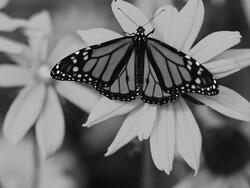
#> input picture citra1.jpg, 250 x 188 px, found by its file name
$ jupyter execute PCD_Assignment02.ipynb
#> lines starting #> are read from the running program, lines starting #| are printed output that depends on the picture
<a href="https://colab.research.google.com/github/dwiiittt/Tugas-Pengolahan-Citra-Digital/blob/main/PCD_Assignment02.ipynb" target="_parent"></a>

# PCD_Assignment02

Dwi Gusna

## 1. Convolution Function

[cell 1]
import cv2
import numpy as np
import matplotlib.pyplot as plt

def konvolusi(image, kernel):

    # Mengambil dimensi dari citra dan kernel
    image_height, image_width = image.shape
    kernel_height, kernel_width = kernel.shape

    # Menghitung ukuran padding yang dibutuhkan
    pad_h = kernel_height // 2
    pad_w = kernel_width // 2

    # Membuat citra baru dengan padding nol (menggunakan bantuan NumPy untuk ini)
    padded_image = np.pad(image, ((pad_h, pad_h), (pad_w, pad_w)), mode='constant', constant_values=0)

    # Inisialisasi citra keluaran
    output_image = np.zeros_like(image, dtype='float32')


    # Melakukan iterasi pada setiap piksel di citra asli
    for y in range(image_height):
        for x in range(image_width):
            # Mengekstrak bagian citra  yang tumpang tindih dengan kernel
            vp = padded_image[y : y + kernel_height, x : x + kernel_width]

            # Melakukan perkalian elemen-demi-elemen antara pixel dan kernel
            # lalu menjumlahkan semua hasilnya untuk mendapatkan satu nilai piksel.
            output_pixel = np.sum(vp * kernel)

            # Menyimpan hasil perhitungan ke citra keluaran
            output_image[y, x] = output_pixel

    return output_image

# --- Langkah 1: Memuat Gambar ---

img = cv2.imread('/content/citra1.jpg', cv2.IMREAD_GRAYSCALE)
#> img is the input picture: shape (188, 250); min 0, max 255, mean 113.2


# --- Langkah 2: Definisikan Kernel ---
kernel_sharpen = np.array([
    [ 0, -1,  0],
    [-1,  5, -1],
    [ 0, -1,  0]
])

# --- Langkah 3: Panggil Fungsi Konvolusi ---
print("Memulai proses konvolusi ...")
sharpened_image = konvolusi(img, kernel_sharpen)
#> after the loop in konvolusi, `for y in range(image_height):`:
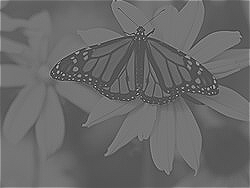
#> output_image: shape (188, 250) float32; min -401, max 848, mean 115.2; drawn with min black and max white
print("Proses konvolusi selesai.")

# --- Langkah 4: Menampilkan Hasil Menggunakan Library ---
plt.figure(figsize=(12, 6))

# Tampilkan citra asli
plt.subplot(1, 2, 1)
plt.imshow(img, cmap='gray')
plt.title("Citra Asli")
plt.axis('off')

# Tampilkan citra hasil konvolusi
plt.subplot(1, 2, 2)
plt.imshow(sharpened_image, cmap='gray', vmin=0, vmax=255)
plt.title("Hasil Konvolusi (Penajaman)")
plt.axis('off')

plt.tight_layout()
plt.show()
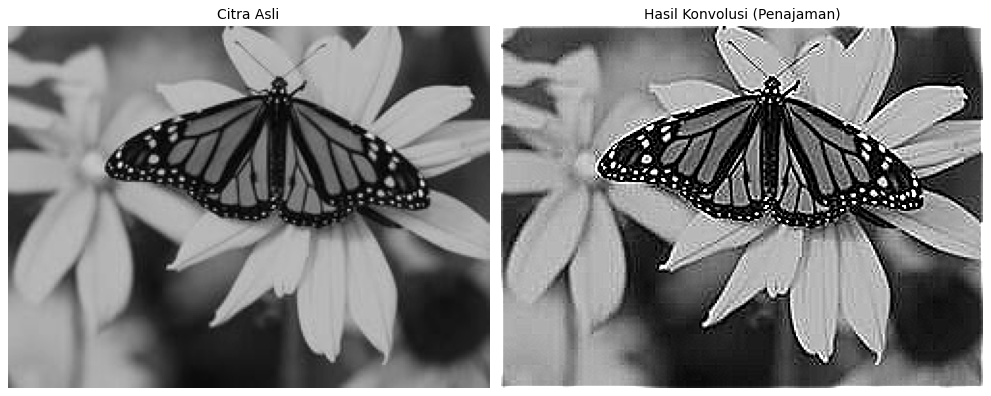
#> figure drawn by matplotlib, 2 panels

## 2. Spatial Filtering with several kernel and discuss in which image case the kernel is suitable for

[cell 2]
import cv2
import numpy as np
import matplotlib.pyplot as plt

def konvolusi(image, kernel):

    # Mengambil dimensi dari citra dan kernel
    image_height, image_width = image.shape
#> image_height = 188; image_width = 250
    kernel_height, kernel_width = kernel.shape

    # Menghitung ukuran padding yang dibutuhkan
    pad_h = kernel_height // 2
    pad_w = kernel_width // 2

    # Membuat citra baru dengan padding nol (menggunakan bantuan NumPy untuk ini)
    padded_image = np.pad(image, ((pad_h, pad_h), (pad_w, pad_w)), mode='constant', constant_values=0)

    # Inisialisasi citra keluaran
    output_image = np.zeros_like(image, dtype='float32')


    # Melakukan iterasi pada setiap piksel di citra asli
    for y in range(image_height):
        for x in range(image_width):
            # Mengekstrak bagian citra  yang tumpang tindih dengan kernel
            vp = padded_image[y : y + kernel_height, x : x + kernel_width]

            # Melakukan perkalian elemen-demi-elemen antara pixel dan kernel
            # lalu menjumlahkan semua hasilnya untuk mendapatkan satu nilai piksel.
            output_pixel = np.sum(vp * kernel)

            # Menyimpan hasil perhitungan ke citra keluaran
            output_image[y, x] = output_pixel
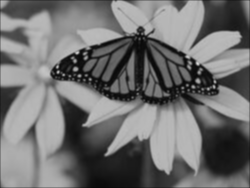
#> output_image: shape (188, 250) float32; min 7.62, max 215.7, mean 112.7

    return output_image


# --- Langkah 1: Memuat Gambar ---
print("Memuat citra ...")
img = cv2.imread('/content/citra1.jpg', cv2.IMREAD_GRAYSCALE)
if img is None:
    raise FileNotFoundError("File tidak ditemukan, pastikan path benar!")
print("Citra berhasil dimuat.")


# --- Langkah 2: Definisikan Kernel ---
gaussian_kernel = (1/16) * np.array([
    [1, 2, 1],
    [2, 4, 2],
    [1, 2, 1]
], dtype='float32')

sobel_kernel = np.array([
    [-1, -2, -1],
    [ 0,  0,  0],
    [ 1,  2,  1]
], dtype='float32')


# --- Langkah 3: Proses Filtering ---
print("Tahap 1: Gaussian Blur ...")
smoothed_image = konvolusi(img, gaussian_kernel)

print("Tahap 2: Sobel Filtering ...")
sobel_filtered = konvolusi(smoothed_image, sobel_kernel)
#> after the loop in konvolusi (call 2), `for y in range(image_height):`:
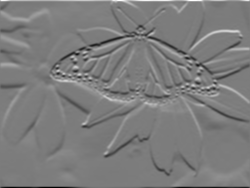
#> output_image: shape (188, 250) float32; min -706.5, max 736.8, mean 0; drawn with min black and max white


# --- Langkah 4: Normalisasi hasil ke rentang 0-255 ---
smoothed_image = np.clip(smoothed_image, 0, 255).astype(np.uint8)
sobel_filtered = np.clip(sobel_filtered, 0, 255).astype(np.uint8)
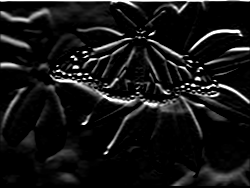
#> sobel_filtered: shape (188, 250); min 0, max 255, mean 21.7


# --- Langkah 5: Menampilkan Hasil ---
plt.figure(figsize=(15, 6))

plt.subplot(1, 3, 1)
plt.imshow(img, cmap='gray')
plt.title("Citra Asli")
plt.axis('off')

plt.subplot(1, 3, 2)
plt.imshow(smoothed_image, cmap='gray')
plt.title("Setelah Gaussian Blur")
plt.axis('off')

plt.subplot(1, 3, 3)
plt.imshow(sobel_filtered, cmap='gray')
plt.title("Setelah Gaussian + Sobel")
plt.axis('off')

plt.tight_layout()
plt.show()

Kode ini menggunakan dua kernel untuk memproses citra. Pertama, kernel Gaussian blur berukuran 3×3
```
gaussian_kernel = (1/16) * np.array([
    [1, 2, 1],
    [2, 4, 2],
    [1, 2, 1])
```

berfungsi meratakan intensitas piksel, menghaluskan citra, dan mengurangi noise. Setelah itu, citra hasil smoothing diproses dengan kernel Sobel horizontal berukuran 3×3

```
sobel_kernel = np.array([
    [-1, -2, -1],
    [ 0,  0,  0],
    [ 1,  2,  1]
]
```

, yang mendeteksi perubahan intensitas dalam arah vertikal sehingga garis atau tepi horizontal terlihat jelas. Kombinasi ini menjadikan deteksi tepi lebih efektif karena Gaussian menekan gangguan, sementara Sobel menonjolkan struktur tepi utama.

## 3. Sharpening with blurring operation

[cell 3]
import cv2
import numpy as np
import matplotlib.pyplot as plt

def konvolusi(image, kernel):

    # Mengambil dimensi dari citra dan kernel
    image_height, image_width = image.shape
#> image_height = 188; image_width = 250
    kernel_height, kernel_width = kernel.shape

    # Menghitung ukuran padding yang dibutuhkan
    pad_h = kernel_height // 2
    pad_w = kernel_width // 2

    # Membuat citra baru dengan padding nol (menggunakan bantuan NumPy untuk ini)
    padded_image = np.pad(image, ((pad_h, pad_h), (pad_w, pad_w)), mode='constant', constant_values=0)
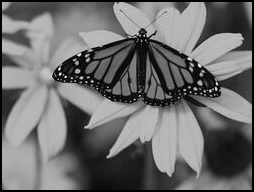
#> padded_image: shape (192, 254); min 0, max 255, mean 109.1

    # Inisialisasi citra keluaran
    output_image = np.zeros_like(image, dtype='float32')


    # Melakukan iterasi pada setiap piksel di citra asli
    for y in range(image_height):
        for x in range(image_width):
            # Mengekstrak bagian citra  yang tumpang tindih dengan kernel
            vp = padded_image[y : y + kernel_height, x : x + kernel_width]

            # Melakukan perkalian elemen-demi-elemen antara pixel dan kernel
            # lalu menjumlahkan semua hasilnya untuk mendapatkan satu nilai piksel.
            output_pixel = np.sum(vp * kernel)

            # Menyimpan hasil perhitungan ke citra keluaran
            output_image[y, x] = output_pixel

    return output_image


# --- Langkah 1: Memuat gambar ---
img = cv2.imread('/content/citra1.jpg', cv2.IMREAD_GRAYSCALE)
if img is None:
    raise FileNotFoundError("File tidak ditemukan!")

# --- Langkah 2: kernel blur (Gaussian 5x5) ---
gaussian_kernel = (1/273) * np.array([
    [1,  4,  7,  4, 1],
    [4, 16, 26, 16, 4],
    [7, 26, 41, 26, 7],
    [4, 16, 26, 16, 4],
    [1,  4,  7,  4, 1]
], dtype='float32')

# --- Langkah 3: Buat citra blur ---
blurred = konvolusi(img, gaussian_kernel)

# --- Langkah 4: Hitung detail ---
detail = img.astype(np.float32) - blurred
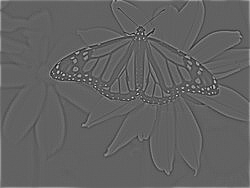
#> detail: shape (188, 250) float32; min -97.97, max 156.4, mean 0.7; drawn with min black and max white

# --- Langkah 5: Tambahkan detail dengan faktor alpha ---
alpha = 1.0  # bisa diganti 0.5, 1.5, dll sesuai kebutuhan
sharpened = img.astype(np.float32) + alpha * detail
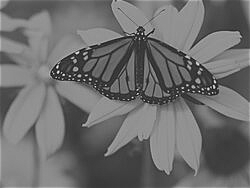
#> sharpened: shape (188, 250) float32; min -97.97, max 391.4, mean 113.9; drawn with min black and max white

# Normalisasi hasil
blurred = np.clip(blurred, 0, 255).astype(np.uint8)
detail = np.clip(detail, 0, 255).astype(np.uint8)
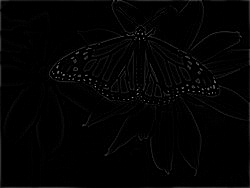
#> detail: shape (188, 250); min 0, max 156, mean 3.1
sharpened = np.clip(sharpened, 0, 255).astype(np.uint8)
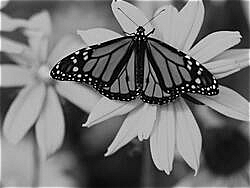
#> sharpened: shape (188, 250); min 0, max 255, mean 113.9

# --- Langkah 6: Tampilkan hasil ---
plt.figure(figsize=(15, 6))

plt.subplot(1, 4, 1)
plt.imshow(img, cmap='gray')
plt.title("Original")
plt.axis("off")

plt.subplot(1, 4, 2)
plt.imshow(blurred, cmap='gray')
plt.title("Smoothed (Blur)")
plt.axis("off")

plt.subplot(1, 4, 3)
plt.imshow(detail, cmap='gray')
plt.title("Detail (Original - Blur)")
plt.axis("off")

plt.subplot(1, 4, 4)
plt.imshow(sharpened, cmap='gray')
plt.title("Sharpened with Blur")
plt.axis("off")

plt.tight_layout()
plt.show()
